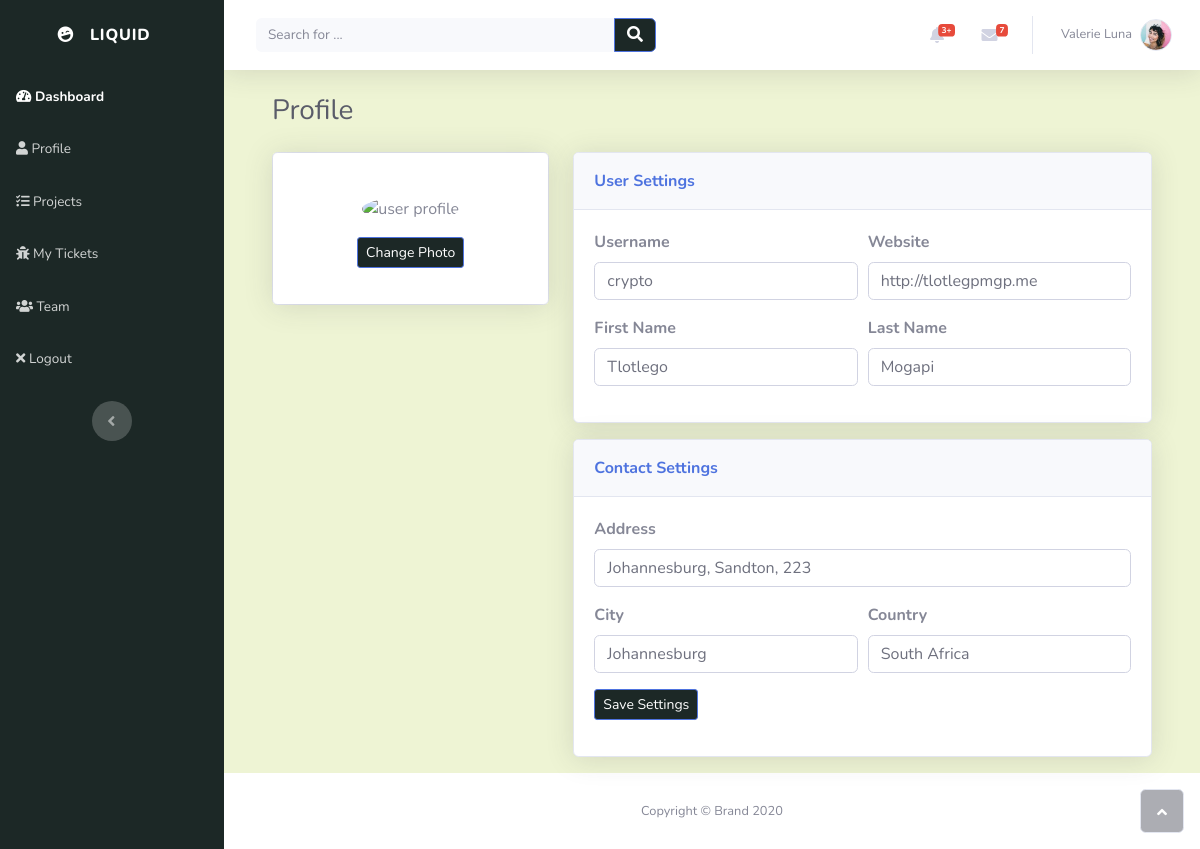
The app's page /account/profile/ (signed in) with its own data.
### account/models.py (models this page shows, shortened)
class Account(AbstractBaseUser):
    email = models.EmailField(verbose_name="email", max_length=30, unique=True)
    username = models.CharField(max_length=30, unique=True)
    date_created = models.DateTimeField(verbose_name="date created", auto_now_add=True)
    last_login = models.DateTimeField(verbose_name="last login", auto_now=True)
    is_admin = models.BooleanField(default=False)
    is_staff = models.BooleanField(default=False)
    is_active = models.BooleanField(default=True)
    is_super_user = models.BooleanField(default=False)
    USERNAME_FIELD = 'email'
    REQUIRED_FIELDS = ['username']
    objects = AccountManager()

class Profile(models.Model):
    user = models.OneToOneField(settings.AUTH_USER_MODEL, on_delete=models.CASCADE, unique = True)
    profile_picture = models.ImageField(default='default.png', upload_to='profile_images', blank = True)
    website = models.URLField(blank= True)
    first_name = models.CharField(max_length=30, blank=True)
    last_name = models.CharField(max_length=30, blank=True)
    address = models.CharField(max_length=50, blank=True)
    city = models.CharField(max_length=50, blank=True)
    country = models.CharField(max_length=50, blank=True)
    slug = models.SlugField(unique=True, blank=True)

### account/views.py (the view)
# urls.py: path('profile/', views.profile_view, name = "user_profile"),
@login_required(login_url='login_page')
def profile_view(request):
    context = {}
    user = request.user
    if request.method == "POST":
            form = UserSettingsForm(request.POST)
            if form.is_valid():
                profile = get_object_or_404(Profile, user = user)
                profile.first_name = form.cleaned_data["first_name"]
                profile.last_name = form.cleaned_data["last_name"]
                profile.website = form.cleaned_data["website"]
                profile.address = form.cleaned_data["address"]
                profile.city = form.cleaned_data["city"]
                profile.country = form.cleaned_data["country"]
                profile.save()
                user.username = form.cleaned_data["username"]
                user.save()
                return redirect('user_profile')
    else:
        profile = get_object_or_404(Profile, user = user)
        form = UserSettingsForm(initial={'username': user.username, 'website': profile.website, 'first_name': profile.first_name, 'last_name': profile.last_name, 'address': profile.address, 'city': profile.city, 'country': profile.country})
        context['user'] = user
        if profile:
            context['profile'] = profile
            context['form'] = form
    return render(request, "account/profile.html", context)

### account/forms.py
class UserSettingsForm(forms.Form):
    username = forms.CharField(max_length = 30, widget=forms.TextInput(attrs={'class':profile_form, 'name':"username"}), required=False)
    first_name = forms.CharField(max_length = 30, widget=forms.TextInput(attrs={'class':profile_form, 'name':"first_name"}), required=False)
    last_name = forms.CharField(max_length = 30, widget=forms.TextInput(attrs={'class':profile_form, 'name':"last_name"}), required=False)
    website = forms.URLField(max_length = 30, widget=forms.URLInput(attrs={'class':profile_form, 'name':"website"}), required=False)
    address = forms.CharField(max_length = 30, widget=forms.TextInput(attrs={'class':profile_form, 'name':"address"}), required=False)
    city = forms.CharField(max_length = 30, widget=forms.TextInput(attrs={'class':profile_form, 'name':"city"}), required=False)
    country = forms.CharField(max_length = 30, widget=forms.TextInput(attrs={'class':profile_form, 'name':"country"}), required=False)

### account/templates/account/profile.html (shortened to what this page needs)
{% extends "index/header.html" %} {% load static %} {% block title%}{{user.username}}{% endblock %} {% block content %}
<div class="container-fluid">
	<h3 class="text-dark mb-4">Profile</h3>
	<div class="row mb-3">
		<div class="col-lg-4">
			<div class="card mb-3">
				<div class="card-body text-center shadow">
					<img
						class="rounded-circle mb-3 mt-4"
						src="{{ user.profile.profile_image.url }}"
						width="160"
						height="160"
						alt="user profile"
					/>
					<div class="mb-3">
						<button class="btn btn-primary btn-sm" type="button" style="background: rgb(28, 40, 38)">
							Change Photo
						</button>
					</div>
				</div>
			</div>
		</div>
		<div class="col-lg-8">
			<div class="row">
				<div class="col">
					<form method="POST" action="{% url 'user_profile' %}" novalidate>
						<div class="card shadow mb-3">
							<div class="card-header py-3">
								<p class="text-primary m-0 font-weight-bold" style="color: rgb(28, 40, 38)">
									User Settings
								</p>
							</div>
							<div class="card-body">
									<div class="form-row">
										<div class="col">
											<div class="form-group">
												<label for="username"><strong>Username</strong></label
												>{{ form.username }}
											</div>
										</div>
										<div class="col">
											<div class="form-group">
												<label for="email"><strong>Website</strong></label
												>{{ form.website }}
											</div>
										</div>
									</div>
									<div class="form-row">
										<div class="col">
											<div class="form-group">
												<label for="first_name"><strong>First Name</strong></label
												>{{ form.first_name }}
											</div>
										</div>
										<div class="col">
											<div class="form-group">
												<label for="last_name"><strong>Last Name</strong></label
												>{{ form.last_name }}
											</div>
										</div>
									</div>
								</div>
						</div>
						<div class="card shadow">
							<div class="card-header py-3">
								<p class="text-primary m-0 font-weight-bold" style="color: rgb(28, 40, 38)">
									Contact Settings
								</p>
							</div>
							<div class="card-body">
									<div class="form-group">
										<label for="address"><strong>Address</strong></label
										>{{ form.address }}
									</div>
									<div class="form-row">
										<div class="col">
											<div class="form-group">
												<label for="city"><strong>City</strong></label
												>{{ form.city }}
											</div>
										</div>
										<div class="col">
											<div class="form-group">
												<label for="country"><strong>Country</strong></label
												>{{ form.country }}
											</div>
										</div>
									</div>
									<div class="form-group">
										<button
											class="btn btn-primary btn-sm"
											type="submit"
											style="background: rgb(28, 40, 38)"
										>
											Save&nbsp;Settings
										</button>
									</div>
								</form>
							</div>
						</div>
				</div>
			</div>
		</div>
	</div>
</div>
{% endblock %}

### records on screen
Account: username "crypto"
Profile: website "http://tlotlegpmgp.me", first_name "Tlotlego", last_name "Mogapi", address "Johannesburg, Sandton, 223", city "Johannesburg", country "South Africa"
